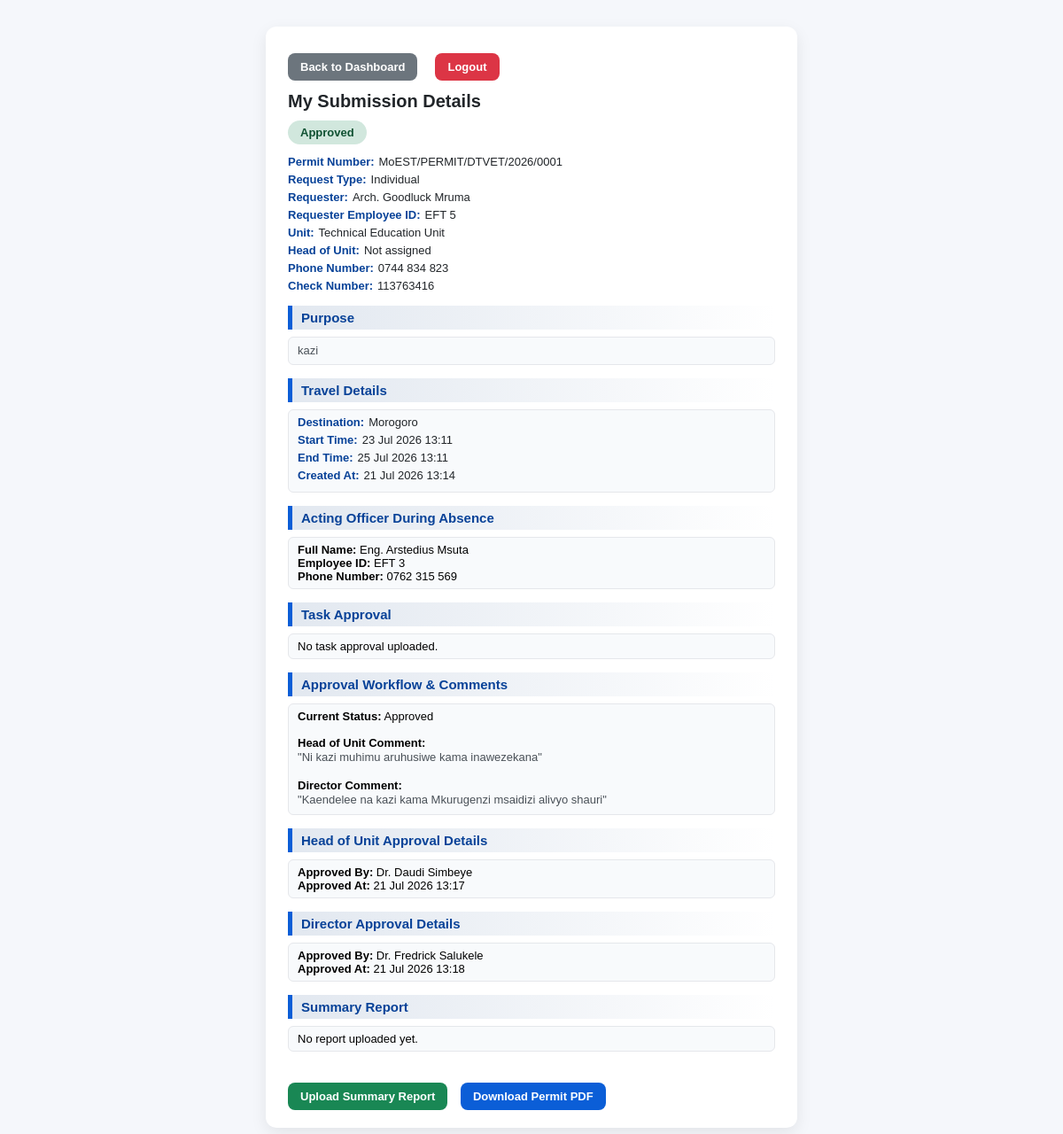
/request/83/ (signed in), run on the app's committed database.
### permits/models.py (models this page shows, shortened)
class ExternalWorkRequest(models.Model):
    STATUS_CHOICES = [
        ("PENDING_HOU", "Pending Head of Unit"),
        ("PENDING_DIRECTOR", "Pending Director"),
        ("RETURNED_HOU", "Returned by Head of Unit"),
        ("RETURNED_DIRECTOR", "Returned by Director"),
        ("APPROVED", "Approved"),
        ("REJECTED_HOU", "Rejected by Head of Unit"),
        ("REJECTED_DIRECTOR", "Rejected by Director"),
        ("CLOSED", "Closed"),
    ]
    reference_no = models.CharField(max_length=30, unique=True, blank=True)
    requester = models.ForeignKey(
        User,
        on_delete=models.CASCADE,
        related_name="work_requests"
    )
    requester_name = models.CharField(max_length=150, blank=True)
    requester_employee_id = models.CharField(max_length=50, blank=True)
    purpose = models.CharField(max_length=200)
    destination = models.CharField(max_length=200)
    start_time = models.DateTimeField(db_index=True)
    end_time = models.DateTimeField(db_index=True)
    is_group_request = models.BooleanField(default=False)
    group_leader = models.ForeignKey(
        User,
        on_delete=models.SET_NULL,
        null=True,
        blank=True,
        related_name="group_leader_requests"
    )
    group_leader_name = models.CharField(max_length=150, blank=True)
    group_leader_employee_id = models.CharField(max_length=50, blank=True)
    acting_officer = models.ForeignKey(
        User,
        on_delete=models.SET_NULL,
        null=True,
        blank=True,
        related_name="acting_officer_requests"
    )
    acting_officer_name = models.CharField(max_length=150, blank=True)
    acting_officer_employee_id = models.CharField(max_length=50, blank=True)
    acting_officer_phone = models.CharField(max_length=30, blank=True)
    unit_name = models.CharField(max_length=20, blank=True, null=True, db_index=True)
    head_of_unit = models.ForeignKey(
        User,
        on_delete=models.SET_NULL,
        null=True,
        blank=True,
        related_name="head_of_unit_requests"
    )
    director = models.ForeignKey(
        User,
        on_delete=models.SET_NULL,
        null=True,
        blank=True,
        related_name="director_requests"
    )
    status = models.CharField(
        max_length=30,
        choices=STATUS_CHOICES,
        default="PENDING_DIRECTOR",
        db_index=True
    )
    hou_comment = models.TextField(blank=True)
    director_comment = models.TextField(blank=True)
    returned_at = models.DateTimeField(blank=True, null=True)
    resubmitted_at = models.DateTimeField(blank=True, null=True)
    hou_approved_by = models.ForeignKey(
        User,
        on_delete=models.SET_NULL,
        null=True,
        blank=True,
        related_name="hou_approved_requests"
    )
    hou_approved_at = models.DateTimeField(null=True, blank=True)
    director_approved_by = models.ForeignKey(
        User,
        on_delete=models.SET_NULL,
        null=True,
        blank=True,
        related_name="director_approved_requests"
    )
    director_approved_at = models.DateTimeField(null=True, blank=True)
    rejected_by = models.ForeignKey(
        User,
        on_delete=models.SET_NULL,
        null=True,
        blank=True,
        related_name="rejected_requests"
    )
    rejected_by_role = models.CharField(max_length=50, blank=True)
    rejected_at = models.DateTimeField(null=True, blank=True)
    task_approval_file = models.FileField(
        upload_to="task_approvals/",
        blank=True,
        null=True
    )
    report_file = models.FileField(
        upload_to="reports/",
        blank=True,
        null=True
    )
    created_at = models.DateTimeField(auto_now_add=True, db_index=True)
    updated_at = models.DateTimeField(auto_now=True, db_index=True)
    class Meta:
        ordering = ["-updated_at"]

class UserProfile(models.Model):
    ROLE_CHOICES = [
        ("REQUESTER", "Requester"),
        ("ADMIN", "Admin"),
        ("DIRECTOR", "Director"),
        ("HEAD_OF_UNIT", "Head of Unit"),
        ("ASSISTANT_DIRECTOR",
        "Assistant Director",
        ),
        ("DIVISION_BUDGET_OFFICER",
        "Division Budget Officer",
        ),
        ("ACCOUNTANT",
        "Accountant",
        ),
    ]
    UNIT_CHOICES = [
        ("KTIU", "Knowledge Translation and Impact Unit"),
        ("IMCU", "Infrastructure Management and Coordination Unit"),
        ("LSU", "Linkage and Support Unit"),
        ("RICU", "Regional and International Cooperation Unit"),
        ("DTSU", "Digital Technologies and STEM Unit"),
        ("CCU", "Crosscutting Unit"),
    ]
    user = models.OneToOneField(
        User,
        on_delete=models.CASCADE,
        related_name="profile"
    )
    role = models.CharField(
        max_length=30,
        choices=ROLE_CHOICES,
        default="REQUESTER",
    )
    approval_role = models.ForeignKey(
        ApprovalRole,
        on_delete=models.SET_NULL,
        null=True,
        blank=True,
        related_name="user_profiles"
    )
    employee_id = models.CharField(max_length=50, blank=True, null=True)
    check_number = models.CharField(max_length=50, blank=True, null=True)
    phone_number = models.CharField(max_length=20, blank=True, null=True)
    department = models.ForeignKey(
        Department,
        on_delete=models.SET_NULL,
        null=True,
        blank=True,
        related_name="user_profiles"
    )
    department_unit = models.ForeignKey(
        DepartmentUnit,
        on_delete=models.SET_NULL,
        null=True,
        blank=True,
        related_name="user_profiles"
    )
    unit_name = models.CharField(
        max_length=20,
        choices=UNIT_CHOICES,
        blank=True,
        null=True,
        db_index=True
    )
    head_of_unit = models.ForeignKey(
        User,
        on_delete=models.SET_NULL,
        null=True,
        blank=True,
        related_name="staff_profiles_under_me"
    )

### permits/views.py (the view)
@login_required
def request_detail(request, pk):
    req = get_object_or_404(
        ExternalWorkRequest.objects.prefetch_related("members"),
        pk=pk
    )
    if req.requester != request.user and not request.user.is_staff:
        return HttpResponseForbidden("Not allowed.")
    _attach_display_status(req, context="detail")
    context = {
        "req": req,
        "is_view_only": req.is_view_only,
    }
    return render(request, "permits/request_detail.html", context)

### permits/templates/permits/request_detail.html (shortened to what this page needs)
<!DOCTYPE html>
<html>
{% load tz %}
<head>
    <link rel="stylesheet" href="https://cdn.jsdelivr.net/npm/sweetalert2@11/dist/sweetalert2.min.css">
</head>
<body>
    <div class="card">
        <div class="top-actions">
            {% if request.user.is_superuser or request.user.profile.role == "ADMIN" %}
            <a class="btn btn-secondary" href="{% url 'admin_dashboard' %}" id="backBtn">Back to Dashboard</a>
            {% elif request.user.profile.role == "DIRECTOR" %}
            <a class="btn btn-secondary" href="{% url 'director_requests' %}" id="backBtn">Back to Dashboard</a>
            {% elif role == "ASSISTANT_DIRECTOR" %}
            <a class="btn btn-secondary" href="{% url 'assistant_director_dashboard' %}" id="backBtn">Back to Dashboard</a>
            {% elif request.user.profile.role == "HEAD_OF_UNIT" %}
            <a class="btn btn-secondary" href="{% url 'head_of_unit_requests' %}" id="backBtn">Back to Dashboard</a>
            {% else %}
            <a class="btn btn-secondary" href="{% url 'requester_dashboard' %}" id="backBtn">Back to Dashboard</a>
            {% endif %}
            <a class="btn btn-danger" href="{% url 'logout' %}" id="logoutBtn">Logout</a>
        </div>
        <h2>My Submission Details</h2>
        {% if req.raw_status == "APPROVED" %}
        <div class="badge badge-approved">{{ req.display_status|default:"Approved" }}</div>
        {% elif req.raw_status == "RETURNED_HOU" or req.raw_status == "RETURNED_DIRECTOR" %}
        <div class="badge badge-returned">{{ req.display_status }}</div>
        {% elif req.raw_status == "REJECTED_HOU" or req.raw_status == "REJECTED_DIRECTOR" %}
        <div class="badge badge-rejected">{{ req.display_status }}</div>
        {% elif req.raw_status == "CLOSED" %}
        <div class="badge badge-closed">{{ req.display_status|default:"Closed" }}</div>
        {% elif req.raw_status == "PENDING_DIRECTOR" %}
        <div class="badge badge-pending-director">{{ req.display_status|default:"Under Director Review" }}</div>
        {% else %}
        <div class="badge badge-pending-hou">{{ req.display_status|default:"Under Head of Unit Review" }}</div>
        {% endif %}
        <div class="info-row"><strong>Permit Number:</strong> {{ req.reference_no }}</div>
        <div class="info-row">
            <strong>Request Type:</strong>
            {% if req.is_group_request %}
            Group
            {% else %}
            Individual
            {% endif %}
        </div>
        <div class="info-row"><strong>Requester:</strong> {{ req.requester_name }}</div>
        <div class="info-row"><strong>Requester Employee ID:</strong> {{ req.requester_employee_id|default:"Not assigned" }}</div>
        <div class="info-row"><strong>Unit:</strong> {{ req.requester.profile.get_unit_name_display|default:"Not assigned" }}</div>
        <div class="info-row"><strong>Head of Unit:</strong> {{ req.requester.profile.head_of_unit|default:"Not assigned" }}</div>
        <div class="info-row"><strong>Phone Number:</strong> {{ req.requester.profile.phone_number|default:"Not assigned" }}</div>
        <div class="info-row"><strong>Check Number:</strong> {{ req.requester.profile.check_number|default:"Not assigned" }}</div>
        <h3>Purpose</h3>
        <div class="section-box">
            <p class="justified">{{ req.purpose }}</p>
        </div>
        <h3>Travel Details</h3>
        <div class="section-box">
            <div class="info-row"><strong>Destination:</strong> {{ req.destination }}</div>
            <div class="info-row"><strong>Start Time:</strong> {{ req.start_time|timezone:"Africa/Dar_es_Salaam"|date:"d M Y H:i" }}</div>
            <div class="info-row"><strong>End Time:</strong> {{ req.end_time|timezone:"Africa/Dar_es_Salaam"|date:"d M Y H:i" }}</div>
            <div class="info-row"><strong>Created At:</strong> {{ req.created_at|timezone:"Africa/Dar_es_Salaam"|date:"d M Y H:i" }}</div>
        </div>
        <h3>Acting Officer During Absence</h3>
        <div class="section-box">
            {% if req.acting_officer_name or req.acting_officer_employee_id or req.acting_officer_phone %}
            {% if req.acting_officer_name %}
            <p><strong>Full Name:</strong> {{ req.acting_officer_name }}</p>
            {% endif %}
            {% if req.acting_officer_employee_id %}
            <p><strong>Employee ID:</strong> {{ req.acting_officer_employee_id }}</p>
            {% endif %}
            {% if req.acting_officer_phone %}
            <p><strong>Phone Number:</strong> {{ req.acting_officer_phone }}</p>
            {% endif %}
            {% else %}
            <p>No acting officer provided.</p>
            {% endif %}
        </div>
        <h3>Task Approval</h3>
        <div class="section-box">
            {% if req.task_approval_file %}
            <p>
                Uploaded:
                <a href="{{ req.task_approval_file.url }}" target="_blank">
                    {{ req.task_approval_file.name }}
                </a>
            </p>
            {% else %}
            <p>No task approval uploaded.</p>
            {% endif %}
        </div>
        <h3>Approval Workflow & Comments</h3>
        <div class="section-box">
            <p><strong>Current Status:</strong> {{ req.display_status|default:req.get_status_display }}</p>
            <p style="margin-top: 15px;"><strong>Head of Unit Comment:</strong></p>
            {% if req.hou_comment %}
            <p class="justified">"{{ req.hou_comment }}"</p>
            {% else %}
            <p class="justified muted" style="margin-top:5px;">No comment yet.</p>
            {% endif %}
            <p style="margin-top: 15px;"><strong>Director Comment:</strong></p>
            {% if req.director_comment %}
            <p class="justified">"{{ req.director_comment }}"</p>
            {% else %}
            <p class="justified muted" style="margin-top:5px;">No comment yet.</p>
            {% endif %}
        </div>
        {% if req.hou_approved_by or req.hou_approved_at %}
        <h3>Head of Unit Approval Details</h3>
        <div class="section-box">
            {% if req.hou_approved_by %}
            <p><strong>Approved By:</strong>
                {% if req.hou_approved_by.get_full_name %}
                {{ req.hou_approved_by.get_full_name }}
                {% else %}
                {{ req.hou_approved_by.username }}
                {% endif %}
            </p>
            {% endif %}
            {% if req.hou_approved_at %}
            <p><strong>Approved At:</strong> {{ req.hou_approved_at|timezone:"Africa/Dar_es_Salaam"|date:"d M Y H:i" }}</p>
            {% endif %}
        </div>
        {% endif %}
        {% if req.raw_status == "APPROVED" or req.raw_status == "CLOSED" %}
        <h3>Director Approval Details</h3>
        <div class="section-box">
            {% if req.director_approved_by %}
            <p><strong>Approved By:</strong>
                {% if req.director_approved_by.get_full_name %}
                {{ req.director_approved_by.get_full_name }}
                {% else %}
                {{ req.director_approved_by.username }}
                {% endif %}
            </p>
            {% endif %}
            {% if req.director_approved_at %}
            <p><strong>Approved At:</strong> {{ req.director_approved_at|timezone:"Africa/Dar_es_Salaam"|date:"d M Y H:i" }}</p>
            {% endif %}
        </div>
        {% endif %}
        <h3>Summary Report</h3>
        <div class="section-box">
            {% if req.report_file %}
            <p>
                Uploaded:
                <a href="{{ req.report_file.url }}" target="_blank">
                    {{ req.report_file.name }}
                </a>
            </p>
            {% else %}
            <p>No report uploaded yet.</p>
            {% endif %}
        </div>
        <div style="margin-top: 25px;">
            {% if req.raw_status == "APPROVED" %}
            <a class="btn btn-success" href="{% url 'upload_summary_report' req.pk %}">Upload Summary Report</a>
            <a class="btn btn-primary" href="{% url 'export_permit_pdf' req.pk %}">Download Permit PDF</a>
            {% elif req.raw_status == "CLOSED" %}
            <p class="muted">Summary report uploaded successfully. Request is now closed.</p>
            <a class="btn btn-primary" href="{% url 'export_permit_pdf' req.pk %}">Download Permit PDF</a>
            {% else %}
            <p class="muted">Summary report upload will be available after the request is fully approved.</p>
            {% endif %}
        </div>
    </div>
</body>
</html>

### data on the page
ExternalWorkRequest: display_status "Approved", reference_no "MoEST/PERMIT/DTVET/2026/0001", requester_name "Arch. Goodluck Mruma", requester_employee_id "EFT 5", requester.profile.unit_name "Technical Education Unit", requester.profile.head_of_unit "Not assigned", requester.profile.phone_number "0744 834 823", requester.profile.check_number "113763416", purpose "kazi", destination "Morogoro", start_time "23 Jul 2026 13:11", end_time "25 Jul 2026 13:11", created_at "21 Jul 2026 13:14", acting_officer_name "Eng. Arstedius Msuta", acting_officer_employee_id "EFT 3", acting_officer_phone "0762 315 569", hou_comment "Ni kazi muhimu aruhusiwe kama inawezekana", director_comment "Kaendelee na kazi kama Mkurugenzi msaidizi alivyo shauri", hou_approved_by.get_full_name "Dr. Daudi Simbeye", hou_approved_at "21 Jul 2026 13:17", director_approved_by.get_full_name "Dr. Fredrick Salukele", director_approved_at "21 Jul 2026 13:18"
